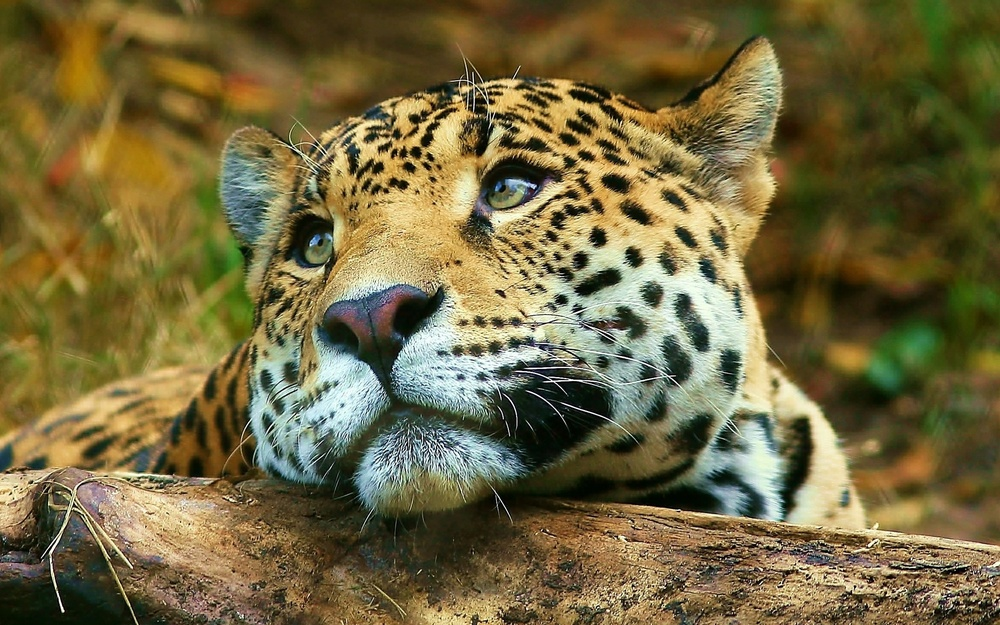
#> input picture sem5/OIIS/LW3/1.jpg, 1000 x 625 px, shrunk from 1920 x 1200 before the run
$ python main.py
#> lines starting #> are read from the running program, lines starting #| are printed output that depends on the picture
from PIL import Image
# Открываем изображения
img1 = Image.open('1.jpg')
#> img1 is the input picture: PIL image 1000x625 RGB; mean R, G, B 115, 103.9, 63.5
img2 = Image.open('2.jpg')
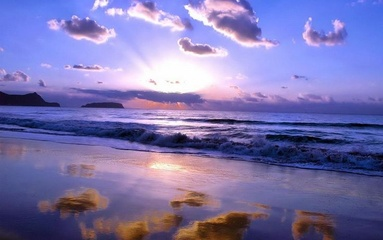
#> input picture sem5/OIIS/LW3/2.jpg, 383 x 240 px, shrunk from 736 x 460 before the run
#> img2 is the input picture: PIL image 383x240 RGB; mean R, G, B 123, 116.3, 172.9

# Обрабатываем первое изображение
img1_pixels = list(img1.getdata())
#> img1_pixels = 625000 items
img1_mean_brightness = sum(pixel[0] + pixel[1] + pixel[2] for pixel in img1_pixels) / (len(img1_pixels) * 3)
#> img1_mean_brightness = 94.16

# Обрабатываем второе изображение
img2_pixels = list(img2.getdata())
#> img2_pixels = 91920 items
img2_mean_brightness = sum(pixel[0] + pixel[1] + pixel[2] for pixel in img2_pixels) / (len(img2_pixels) * 3)
#> img2_mean_brightness = 137.4

# Находим разницу в яркости
brightness_diff = abs(img1_mean_brightness - img2_mean_brightness) / 2
#> brightness_diff = 21.61

# Уменьшаем/увеличиваем значения яркости изображений

if img1_mean_brightness > img2_mean_brightness:
    new_img1_pixels = [(max(0, int(pixel[0] - brightness_diff)),
                        max(0, int(pixel[1] - brightness_diff)),
                        max(0, int(pixel[2] - brightness_diff))) for pixel in img1_pixels]

    new_img2_pixels = [(min(255, int(pixel[0] + brightness_diff)),
                        min(255, int(pixel[1] + brightness_diff)),
                        min(255, int(pixel[2] + brightness_diff))) for pixel in img2_pixels]
else:
    new_img1_pixels = [(min(255, int(pixel[0] + brightness_diff)),
                        min(255, int(pixel[1] + brightness_diff)),
                        min(255, int(pixel[2] + brightness_diff))) for pixel in img1_pixels]
#> new_img1_pixels = 625000 items

    new_img2_pixels = [(max(0, int(pixel[0] - brightness_diff)),
                        max(0, int(pixel[1] - brightness_diff)),
                        max(0, int(pixel[2] - brightness_diff))) for pixel in img2_pixels]
#> new_img2_pixels = 91920 items


# Получаем размеры изображений
img1_width, img1_height = img1.size
#> img1_width = 1000; img1_height = 625
img2_width, img2_height = img2.size
#> img2_width = 383; img2_height = 240

# Создаем новые изображения
new_img1 = Image.new('RGB', (img1_width, img1_height))
#> new_img1: PIL image 1000x625 RGB; every value is 0
new_img1.putdata(new_img1_pixels)
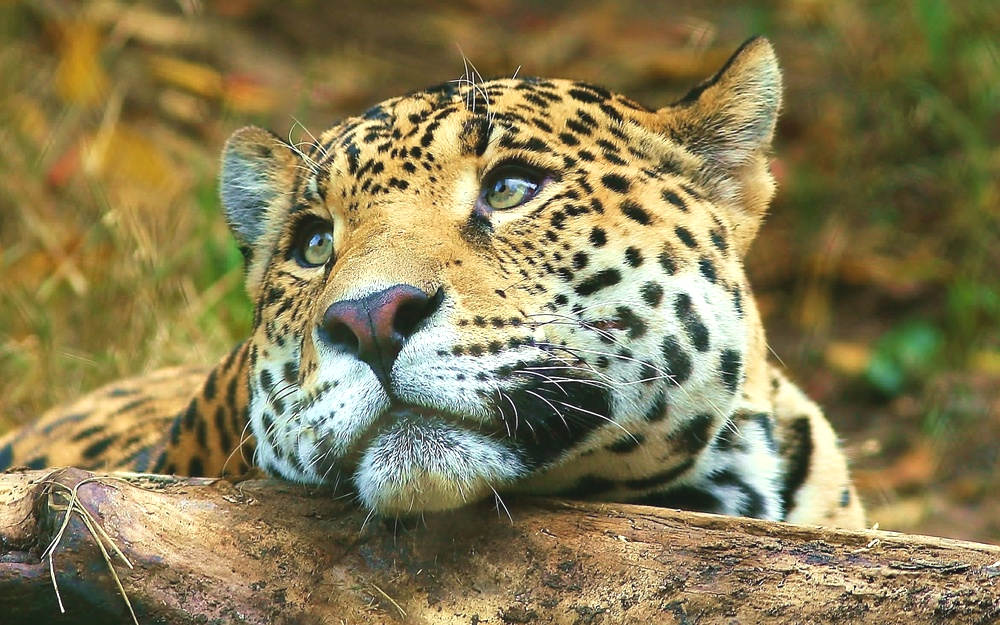
#> new_img1: PIL image 1000x625 RGB; mean R, G, B 135.8, 124.7, 84.4
new_img2 = Image.new('RGB', (img2_width, img2_height))
#> new_img2: PIL image 383x240 RGB; every value is 0
new_img2.putdata(new_img2_pixels)
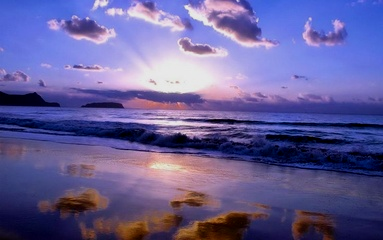
#> new_img2: PIL image 383x240 RGB; mean R, G, B 101.4, 94.5, 150.9

# Сохраняем новые изображения
new_img1.save('result_1.jpg')
new_img2.save('result_2.jpg')
